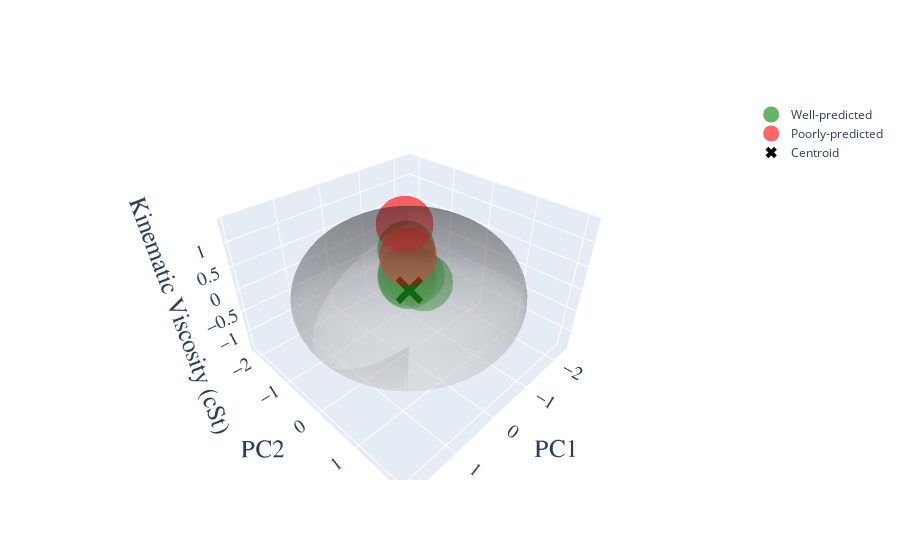

The cell this chart's notebook holds for it:
### Markdown cell above
fig 4b

### Code cell
import numpy as np
import plotly.graph_objects as go

# --- Scatter Data ---
fig = go.Figure()
idx_well_predicted = [0,2,3,4,5,6]
idx_poorly_predicted = [1,7]

fig.add_trace(go.Scatter3d(
    x=X_3d_test[idx_well_predicted,0], y=X_3d_test[idx_well_predicted,1], z=X_3d_test[idx_well_predicted,2],
    mode='markers',
    name='Well-predicted',
    marker=dict(size=20, color='green', opacity=0.6)
))
# Test points
fig.add_trace(go.Scatter3d(
    x=X_3d_test[idx_poorly_predicted,0], y=X_3d_test[idx_poorly_predicted,1], z=X_3d_test[idx_poorly_predicted,2],
    mode='markers',
    name='Poorly-predicted',
    marker=dict(size=20, color='red', opacity=0.6)
))

# --- Ellipsoid ---
# Define grid for ellipsoid
u = np.linspace(0, 2 * np.pi, 50)
v = np.linspace(0, np.pi, 50)
u, v = np.meshgrid(u, v)
w1, w2, w3 = RSP.optimal_weights
# Radius & weights
a = Reff / np.sqrt(w1)
b = Reff / np.sqrt(w2)
c = Reff / np.sqrt(w3)

# Ellipsoid coordinates
ellip_x = a * np.cos(u) * np.sin(v)
ellip_y = b * np.sin(u) * np.sin(v)
ellip_z = c * np.cos(v)

# Center the ellipsoid (optional)
xc, yc, zc = RSP.centroid  # You can change this to your centroid if needed
ellip_x += xc
ellip_y += yc
ellip_z += zc

fig.add_trace(go.Surface(
    x=ellip_x,
    y=ellip_y,
    z=ellip_z,
    opacity=0.3,
    showscale=False,
    name='Ellipsoid',
    colorscale='Greys',
    hoverinfo='skip'
))

# --- Centroid Marker ---
fig.add_trace(go.Scatter3d(
    x=[xc], y=[yc], z=[zc],
    mode='markers+text',
    name='Centroid',
    marker=dict(
        size=10,
        symbol='x',
        color='black'
    ),
    # text=['Centroid'],
    textposition='top center'
))

# --- Layout ---
fig.update_layout(
    scene=dict(
        xaxis_title='PC1',
        yaxis_title='PC2',
        zaxis_title='Kinematic Viscosity (cSt)',
        xaxis=dict(
            titlefont=dict(family='Helvetica', size=25),
            tickfont=dict(family='Helvetica', size=15)
        ),
        yaxis=dict(
            titlefont=dict(family='Helvetica', size=25),
            tickfont=dict(family='Helvetica', size=15)
        ),
        zaxis=dict(
            titlefont=dict(family='Helvetica', size=25),
            tickfont=dict(family='Helvetica', size=15)
        ),
    )
)


fig.show()

fig.write_html("3d_plot.html")

### Figure 1 — Plotly figure (JSON) as saved in the notebook; plotly's stock layout.template omitted (floating-point values rounded to 4 significant figures; data arrays with more than 128 entries replaced by an {"elided": "..."} marker saying what was removed)
{"data": [{"marker": {"color": "green", "opacity": 0.6, "size": 20}, "mode": "markers", "name": "Well-predicted", "type": "scatter3d", "x": [-0.1624, -0.435, -0.2973, -0.1588, -0.1588, -0.152], "y": [-0.05838, 0.08468, -0.001292, -0.09891, -0.09891, -0.09719], "z": [0.2462, 0.1385, 0.3137, 0.8804, 0.3751, 0.2855]}, {"marker": {"color": "red", "opacity": 0.6, "size": 20}, "mode": "markers", "name": "Poorly-predicted", "type": "scatter3d", "x": [-0.1503, -0.1097], "y": [-0.05036, -0.08735], "z": [0.7506, 1.381]}, {"colorscale": [[0, "rgb(255,255,255)"], [0.125, "rgb(240,240,240)"], [0.25, "rgb(217,217,217)"], [0.375, "rgb(189,189,189)"], [0.5, "rgb(150,150,150)"], [0.625, "rgb(115,115,115)"], [0.75, "rgb(82,82,82)"], [0.875, "rgb(37,37,37)"], [1, "rgb(0,0,0)"]], "hoverinfo": "skip", "name": "Ellipsoid", "opacity": 0.3, "showscale": false, "type": "surface", "x": {"elided": "50x50 float values"}, "y": {"elided": "50x50 float values"}, "z": {"elided": "50x50 float values"}}, {"marker": {"color": "black", "size": 10, "symbol": "x"}, "mode": "markers+text", "name": "Centroid", "textposition": "top center", "type": "scatter3d", "x": [-0.203], "y": [-0.05097], "z": [0]}], "layout": {"scene": {"xaxis": {"tickfont": {"family": "Helvetica", "size": 15}, "title": {"font": {"family": "Helvetica", "size": 25}, "text": "PC1"}}, "yaxis": {"tickfont": {"family": "Helvetica", "size": 15}, "title": {"font": {"family": "Helvetica", "size": 25}, "text": "PC2"}}, "zaxis": {"tickfont": {"family": "Helvetica", "size": 15}, "title": {"font": {"family": "Helvetica", "size": 25}, "text": "Kinematic Viscosity (cSt)"}}}}}
